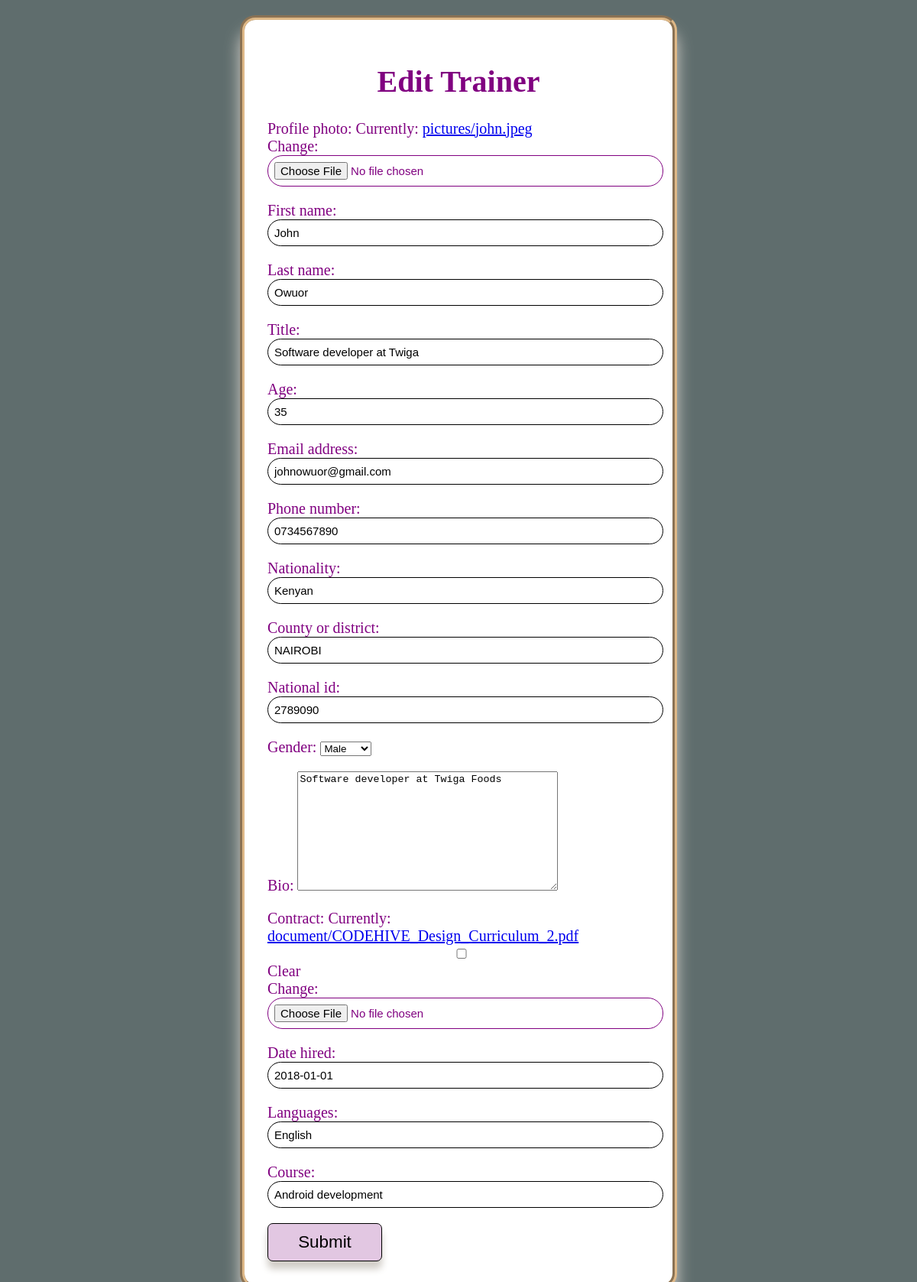
Screenshot of /trainer/edit/1/ with the database file from the repository.
### trainer/models.py (models this page shows, shortened)
class Trainer(models.Model):
    profile_photo=models.ImageField(upload_to='pictures/',null=True)
    first_name=models.CharField(max_length=12)
    last_name=models.CharField(max_length=12)
    title=models.CharField(max_length=40,null=True)
    age=models.PositiveSmallIntegerField()
    email_address=models.EmailField()
    phone_number=models.CharField(max_length=13)
    nationality=models.CharField(max_length=30)
    county_or_district=models.CharField(max_length=25)
    national_id=models.CharField(max_length=16)
    Choices=(
        ('M',"Male"),
        ('F',"Female"),
        ('O','Other')
    )
    gender=models.CharField(max_length=10,choices=Choices)
    bio=models.TextField(max_length=500)
    contract=models.FileField(upload_to='document/',blank='True')
    date_hired=models.DateField()
    languages=models.CharField(max_length=30)
    course=models.CharField(max_length=20)

### trainer/views.py (the view)
# urls.py: path('edit/<int:id>/',edit_trainer,name="edit_trainer"),
def edit_trainer(request,id):
    trainer=Trainer.objects.get(id=id)
    if request.method=="POST":
        form=TrainerRegistrationForm(request.POST,instance=trainer)
        if form.is_valid():
            form.save()
        return redirect("trainer_profile",id=trainer.id)
    else:
        form=TrainerRegistrationForm(instance=trainer)
        return render(request,"edit_trainer.html",{"form":form})

### trainer/forms.py
class TrainerRegistrationForm(forms.ModelForm):
    class Meta():
        model=Trainer
        fields=('__all__')

### trainer/templates/edit_trainer.html (shortened to what this page needs)
<!DOCTYPE html>
<html lang="en">
<head>
</head>
<body>
   <div class="wrap">
       <div class="form">
    <form method="POST" enctype="multipart/form-data">
        <h1>Edit Trainer </h1>
        {{form.as_p}}
        <input type="submit" value="Submit" id="button">
    </form>
    </div>
    </div>
</body>
</html>

### trainer/templates/edit_trainer.html (style rules this page uses)
h1 { text-align: center; }
body { background-color:rgb(95, 109, 109); align-items: center; justify-content: center; font-size: 20px; color:purple; }
input { width: 100%; outline: none; border: 1px solid ; font-size: 15px; padding: 8px 8px; border-radius: 20px; }
.wrap { max-width: 500px; width: 80%; background: #fff; margin: 20px auto; padding: 30px; box-shadow: transparent; border-radius: 20px; border: 6px groove burlywood; box-shadow: 0px 20px 20px rgb(209, 205, 199); }
#button { background-color:rgb(226, 199, 226); top: 30px; height: 50px; width :30%; border-radius: 7px; align-items: center; font-size: 1.4rem; box-shadow: 0px 10px 10px rgb(209, 205, 199); }

### rows the page displays
Trainer: first_name "John", last_name "Owuor", title "Software developer at Twiga", age "35", email_address "johnowuor@gmail.com", phone_number "0734567890", nationality "Kenyan", county_or_district "NAIROBI", national_id "2789090", gender "Male", bio "Software developer at Twiga Foods", date_hired "2018-01-01", languages "English", course "Android development"
